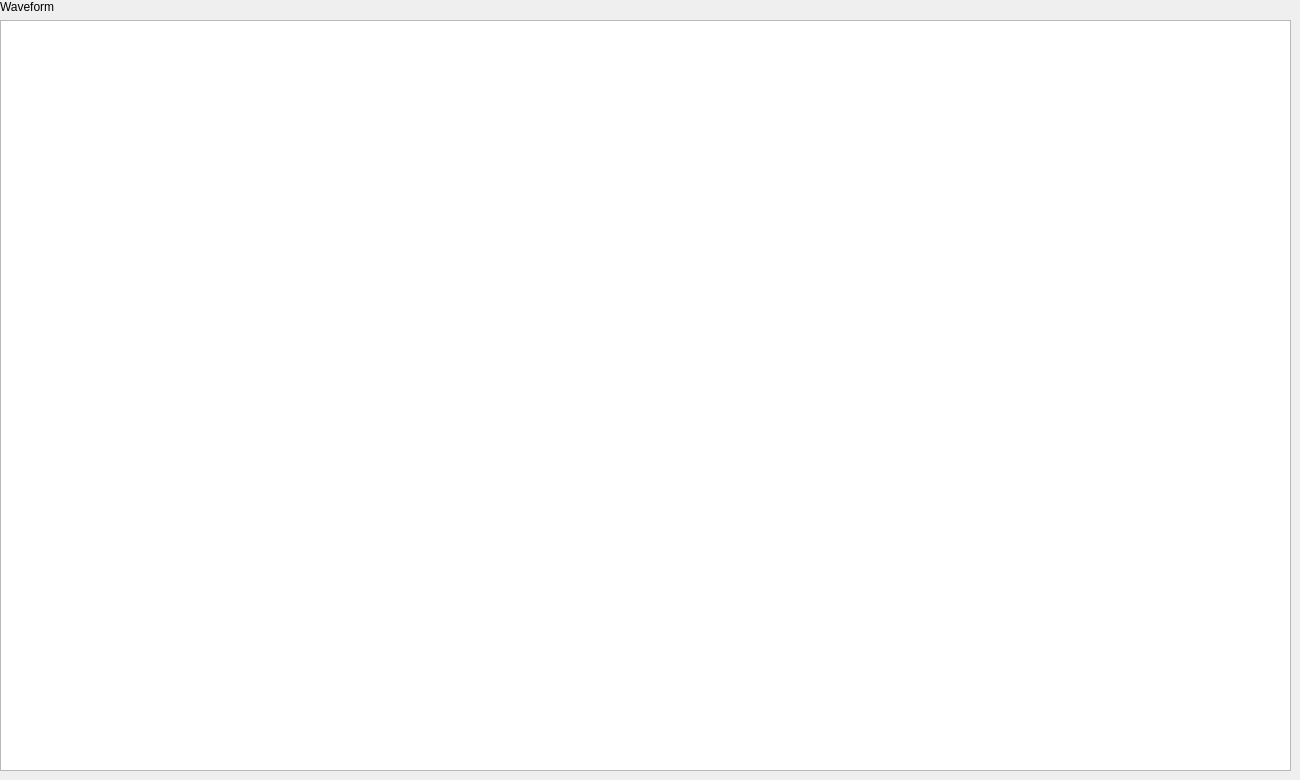
                     <widget class="QWidget" name="page_results">
                      <widget class="PlotWidget" name="plot_widget" native="true">
                       <property name="geometry">
                        <rect>
                         <x>0</x>
                         <y>0</y>
                         <width>1291</width>
                         <height>771</height>
                        </rect>
                       </property>
                       <layout class="QGridLayout" name="gridLayout_4">
                        <item row="1" column="1">
                         <layout class="QGridLayout" name="gridLayout_3">
                          <property name="sizeConstraint">
                           <enum>QLayout::SetDefaultConstraint</enum>
                          </property>
                          <item row="1" column="0">
                           <widget class="QGraphicsView" name="graph_Waveform">
                            <property name="maximumSize">
                             <size>
                              <width>16777</width>
                              <height>16777</height>
                             </size>
                            </property>
                           </widget>
                          </item>
                          <item row="0" column="0">
                           <widget class="QLabel" name="WaveformLabel">
                            <property name="styleSheet">
                             <string notr="true">font: 10pt &quot;absender&quot;;
font: 81 11pt &quot;Montserrat ExtraBold&quot;;</string>
                            </property>
                            <property name="text">
                             <string>Waveform</string>
                            </property>
                           </widget>
                          </item>
                         </layout>
                        </item>
                       </layout>
                      </widget>
                     </widget>
